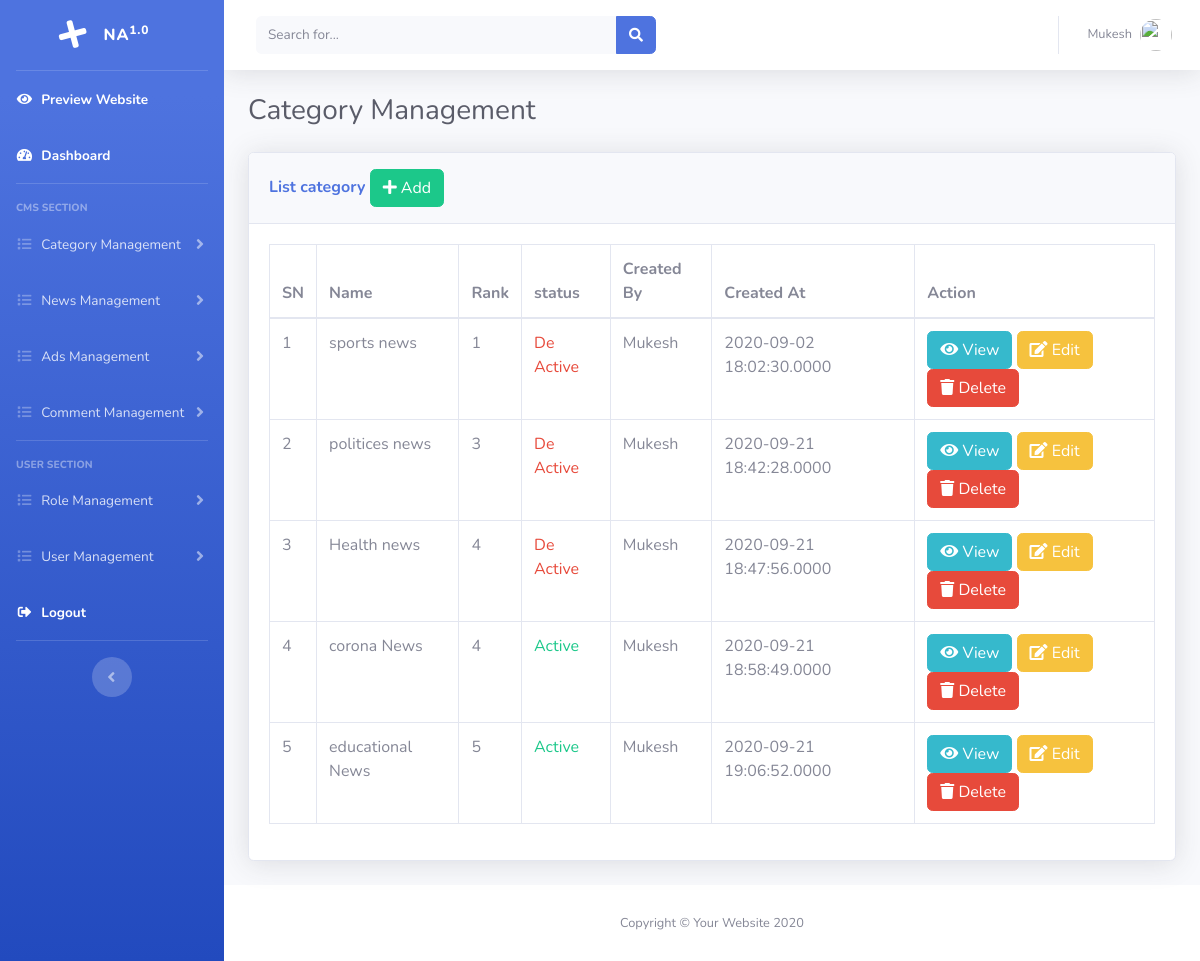
The page /admin/list_category.php (signed in) on the database its author committed.
### tables this page shows
CREATE TABLE `tbl_categories` (
  `id` int(11) NOT NULL,
  `name` varchar(30) NOT NULL,
  `slug` varchar(30) NOT NULL,
  `rank` int(11) NOT NULL,
  `status` enum('0','1') NOT NULL,
  `created_by` int(11) NOT NULL,
  `updated_by` int(40) DEFAULT NULL,
  `created_at` datetime(4) DEFAULT NULL,
  `updated_at` datetime(4) DEFAULT NULL
);

CREATE TABLE `tbl_users` (
  `id` int(11) NOT NULL,
  `name` varchar(25) NOT NULL,
  `email` varchar(25) NOT NULL,
  `username` varchar(25) NOT NULL,
  `password` varchar(25) NOT NULL,
  `last_login` date DEFAULT NULL,
  `image` varchar(600) DEFAULT NULL,
  `status` tinyint(4) NOT NULL DEFAULT 0,
  `role_id` int(11) NOT NULL
);

### admin/object.php (called while the page is built, shortened)
<?php
require_once "libs/category.class.php";
$category = new category();
?>

### admin/libs/category.class.php (called while the page is built, shortened)
<?php
require_once "common.class.php";
class category extends common{
	function lists(){
		$sql = "select c.id,c.name,c.rank,c.status,c.created_by,c.created_at,u.name as uname from tbl_categories as c join tbl_users as u on c.created_by=u.id";
		return $this->select($sql);
	}
}
?>

### admin/libs/common.class.php (called while the page is built, shortened)
<?php
abstract class common{
    protected $connection;
	function connect(){
		$this->connection = new mysqli('localhost','root','','news_capsule');
	}
	function select($query){
		$result = $this->connection->query($query);
		$data = [];
		if ($result->num_rows > 0 ){
			while ($d = $result->fetch_object()){
				array_push($data,$d);
			}
		}
		return $data;
	}
}
?>

### admin/list_category.php (the view, shortened to what this page needs)
<?php
require_once "header.php";
$data = $category->lists();
?>
          <h1 class="h3 mb-4 text-gray-800">Category Management</h1>
          <div class="row">
	<div class="col-lg-12">
		<div class="card shadow mb-4">
			<div class="card-header py-3">
				<h6 class="m-0 font-weight-bold text-primary">List category
				<a href="add_category.php" class="btn btn-success"><i class="fas fa-plus"></i> Add</a></h6>
			</div>
			<div class="card-body">
				<table class="table table-bordered">
					<thead>
						<tr>
							<th>SN</th>
							<th>Name</th>
							<th>Rank</th>
							<th>status</th>
							<th>Created By</th>
							<th>Created At</th>
							<th>Action</th>
						</tr>
					</thead>
					<tbody>
						<?php foreach($data as $sn => $d){ ?>
						<tr>
							<td><?php echo $sn+1; ?></td>
							<td><?php echo $d->name ?></td>
							<td><?php echo $d->rank ?></td>
							<td>
								<?php if($d->status){ ?>
									<label class="text text-success">Active</label>
								<?php } else{ ?>
									<label class="text text-danger">De Active</label>
								<?php } ?>
							</td>
							<td><?php echo $d->uname ?></td>
							<td><?php echo $d->created_at ?></td>
							<td>
								<a href="view_category.php?id=<?php echo $d->id ?>" class="btn btn-info"><i class="fas fa-eye"></i> View</a>
								<a href="edit_category.php?id=<?php echo $d->id ?>" class="btn btn-warning"><i class="fas fa-edit"></i> Edit</a>
								<a href="delete_category.php?id=<?php echo $d->id ?>" class="btn btn-danger" onclick="return confirm('are you sure to delete?')"><i class="fas fa-trash"></i> Delete</a>
							</td>
						</tr>
						<?php } ?>
					</tbody>
				</table>
			</div>
		</div>
	</div>
</div>
<?php require_once "footer.php"; ?>

### admin/header.php (shortened to what this page needs)
<?php
require_once "object.php";
?>
<!DOCTYPE html>
<html lang="en">
<head>
  <link href="vendor/fontawesome-free/css/all.min.css" rel="stylesheet" type="text/css">
  <link href="css/sb-admin-2.min.css" rel="stylesheet">
  <link rel="stylesheet" type="text/css" href="css/custom.css">
</head>
<body id="page-top">
  <div id="wrapper">
    <ul class="navbar-nav bg-gradient-primary sidebar sidebar-dark accordion" id="accordionSidebar">
      <a class="sidebar-brand d-flex align-items-center justify-content-center" href="dashboard.php">
        <div class="sidebar-brand-icon rotate-n-15">
          <i class="fas fa-plus"></i>
        </div>
        <div class="sidebar-brand-text mx-3">NA<sup>1.0</sup></div>
      </a>
      <hr class="sidebar-divider my-0">
      <li class="nav-item active">
        <a class="nav-link" href="../index.php">
          <i class="fas fa-fw fa-eye"></i>
          <span>Preview Website</span></a>
        </li>
        <li class="nav-item active">
          <a class="nav-link" href="dashboard.php">
            <i class="fas fa-fw fa-tachometer-alt"></i>
            <span>Dashboard</span></a>
          </li>
          <hr class="sidebar-divider">
          <div class="sidebar-heading">
            CMS Section
          </div>
          <li class="nav-item">
            <a class="nav-link collapsed" href="#" data-toggle="collapse" data-target="#collapseCategory" aria-expanded="true" aria-controls="collapseCategory">
              <i class="fas fa-fw fa-list"></i>
              <span>Category Management</span>
            </a>
          </li>
          <li class="nav-item">
            <a class="nav-link collapsed" href="#" data-toggle="collapse" data-target="#collapseNews" aria-expanded="true" aria-controls="collapseNews">
              <i class="fas fa-fw fa-list"></i>
              <span>News Management</span>
            </a>
          </li>
          <li class="nav-item">
            <a class="nav-link collapsed" href="#" data-toggle="collapse" data-target="#collapseAdvertisement" aria-expanded="true" aria-controls="collapseAdvertisement">
              <i class="fas fa-fw fa-list"></i>
              <span>Ads Management</span>
            </a>
          </li>
          <li class="nav-item">
            <a class="nav-link collapsed" href="#" data-toggle="collapse" data-target="#collapseComment" aria-expanded="true" aria-controls="collapseComment">
              <i class="fas fa-fw fa-list"></i>
              <span>Comment Management</span>
            </a>
          </li>
          <hr class="sidebar-divider">
          <div class="sidebar-heading">
            User Section
          </div>
          <li class="nav-item">
            <a class="nav-link collapsed" href="#" data-toggle="collapse" data-target="#collapseRole" aria-expanded="true" aria-controls="collapseRole">
              <i class="fas fa-fw fa-list"></i>
              <span>Role Management</span>
            </a>
          </li>
          <li class="nav-item">
            <a class="nav-link collapsed" href="#" data-toggle="collapse" data-target="#collapseUser" aria-expanded="true" aria-controls="collapseUser">
              <i class="fas fa-fw fa-list"></i>
              <span>User Management</span>
            </a>
          </li>
          <li class="nav-item active">
            <a class="nav-link" href="logoutf.php">
              <i class="fas fa-fw fa-sign-out-alt"></i>
              <span>Logout</span></a>
            </li>
            <hr class="sidebar-divider d-none d-md-block">
            <div class="text-center d-none d-md-inline">
              <button class="rounded-circle border-0" id="sidebarToggle"></button>
            </div>
          </ul>
          <div id="content-wrapper" class="d-flex flex-column">
            <div id="content">
              <nav class="navbar navbar-expand navbar-light bg-white topbar mb-4 static-top shadow">
                <form class="d-none d-sm-inline-block form-inline mr-auto ml-md-3 my-2 my-md-0 mw-100 navbar-search">
                  <div class="input-group">
                    <input type="text" class="form-control bg-light border-0 small" placeholder="Search for..." aria-label="Search" aria-describedby="basic-addon2">
                    <div class="input-group-append">
                      <button class="btn btn-primary" type="button">
                        <i class="fas fa-search fa-sm"></i>
                      </button>
                    </div>
                  </div>
                </form>
                <ul class="navbar-nav ml-auto">
                  <li class="nav-item dropdown no-arrow">
                    <a class="nav-link dropdown-toggle" href="#" id="userDropdown" role="button" data-toggle="dropdown" aria-haspopup="true" aria-expanded="false">
                      <span class="mr-2 d-none d-lg-inline text-gray-600 small"><?php echo $_SESSION['name']?> </span>
                      <img class="img-profile rounded-circle" src="https://source.unsplash.com/QAB-WJcbgJk/60x60">
                    </a>
                  </li>
                </ul>
              </nav>
              <div class="container-fluid">

### admin/footer.php (shortened to what this page needs)
        </div>
      </div>
      <footer class="sticky-footer bg-white">
        <div class="container my-auto">
          <div class="copyright text-center my-auto">
            <span>Copyright &copy; Your Website 2020</span>
          </div>
        </div>
      </footer>
    </div>
  </div>
</body>
</html>

### admin/css/custom.css (style rules this page uses)
.form-control { width: 100%; }

### rows shown on the page
tbl_categories: name "sports news", rank "1", status "De Active", created_by.name "Mukesh", created_at "2020-09-02 18:02:30.0000"
tbl_categories: name "politices news", rank "3", status "De Active", created_by.name "Mukesh", created_at "2020-09-21 18:42:28.0000"
tbl_categories: name "Health news", rank "4", status "De Active", created_by.name "Mukesh", created_at "2020-09-21 18:47:56.0000"
tbl_categories: name "corona News", rank "4", status "Active", created_by.name "Mukesh", created_at "2020-09-21 18:58:49.0000"
tbl_categories: name "educational News", rank "5", status "Active", created_by.name "Mukesh", created_at "2020-09-21 19:06:52.0000"

### other values the page prints
$_SESSION['name'] "Mukesh"
